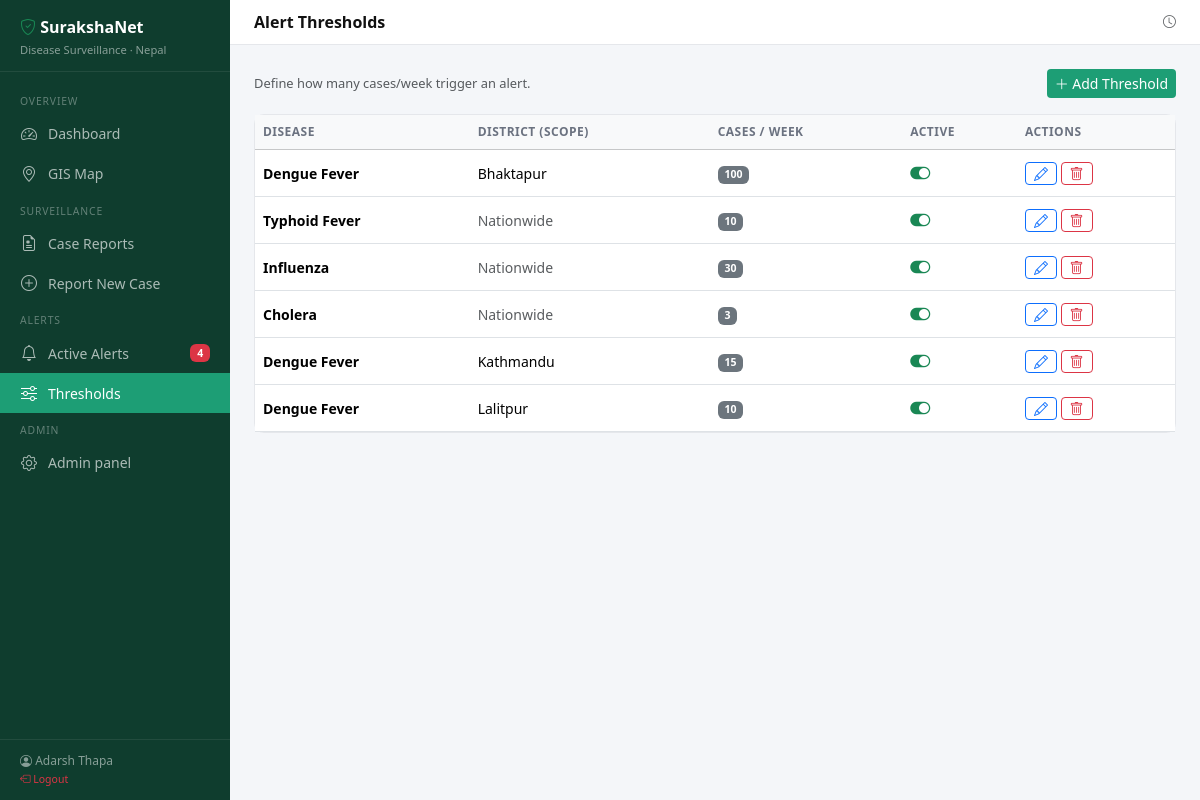
Page /thresholds/ (signed in) on the committed database.
### surveillance/models.py (models this page shows, shortened)
class AlertThreshold(models.Model):
    disease = models.ForeignKey(Disease, on_delete=models.CASCADE, related_name='thresholds')
    district = models.ForeignKey(District, on_delete=models.CASCADE, related_name='thresholds', null=True, blank=True,
                                  help_text='Leave blank for nationwide threshold')
    cases_per_week = models.PositiveIntegerField(default=10)
    is_active = models.BooleanField(default=True)
    class Meta:
        unique_together = ['disease', 'district']

class Disease(models.Model):
    SEVERITY_CHOICES = [
        ('low', 'Low'),
        ('medium', 'Medium'),
        ('high', 'High'),
        ('critical', 'Critical'),
    ]
    name = models.CharField(max_length=100)
    code = models.CharField(max_length=20, unique=True)
    description = models.TextField(blank=True)
    default_severity = models.CharField(max_length=10, choices=SEVERITY_CHOICES, default='low')
    is_notifiable = models.BooleanField(default=True)
    incubation_period_days = models.PositiveIntegerField(default=7)
    class Meta:
        ordering = ['name']

class District(models.Model):
    name = models.CharField(max_length=100)
    province = models.ForeignKey(Province, on_delete=models.CASCADE, related_name='districts')
    latitude = models.DecimalField(max_digits=9, decimal_places=6)
    longitude = models.DecimalField(max_digits=9, decimal_places=6)
    population = models.PositiveIntegerField(default=0)
    class Meta:
        ordering = ['name']

### surveillance/views.py (the view)
# urls.py: path('thresholds/', views.threshold_list, name='threshold_list'),
@login_required
def threshold_list(request):
    thresholds = AlertThreshold.objects.select_related('disease', 'district').all()
    return render(request, 'surveillance/threshold_list.html', {'thresholds': thresholds})

### surveillance/context_processors.py (called while the page is built)
def alert_count(request):
    if request.user.is_authenticated:
        count = Alert.objects.filter(status='active').count()
        return {'active_alert_count': count}
    return {'active_alert_count': 0}

### surveillance/templates/surveillance/threshold_list.html (shortened to what this page needs)
{% extends "surveillance/base.html" %}
{% block page_title %}Alert Thresholds{% endblock %}
{% block content %}
<div class="d-flex justify-content-between align-items-center mb-3">
  <span class="text-muted small">Define how many cases/week trigger an alert.</span>
  <a href="{% url 'threshold_create' %}" class="btn btn-brand btn-sm">
    <i class="bi bi-plus-lg"></i> Add Threshold
  </a>
</div>
<div class="card">
  <div class="table-responsive">
    <table class="table table-hover mb-0">
      <thead class="table-light">
        <tr>
          <th>Disease</th>
          <th>District (scope)</th>
          <th>Cases / Week</th>
          <th>Active</th>
          <th>Actions</th>
        </tr>
      </thead>
      <tbody>
        {% for t in thresholds %}
        <tr>
          <td class="fw-semibold">{{ t.disease.name }}</td>
          <td>{{ t.district.name|default:"<span class='text-muted'>Nationwide</span>" }}</td>
          <td><span class="badge bg-secondary">{{ t.cases_per_week }}</span></td>
          <td>
            {% if t.is_active %}
              <i class="bi bi-toggle-on text-success fs-5"></i>
            {% else %}
              <i class="bi bi-toggle-off text-muted fs-5"></i>
            {% endif %}
          </td>
          <td>
            <a href="{% url 'threshold_edit' t.pk %}" class="btn btn-sm btn-outline-primary py-0 px-2">
              <i class="bi bi-pencil"></i>
            </a>
            <a href="{% url 'threshold_delete' t.pk %}" class="btn btn-sm btn-outline-danger py-0 px-2">
              <i class="bi bi-trash"></i>
            </a>
          </td>
        </tr>
        {% endfor %}
      </tbody>
    </table>
  </div>
</div>
{% endblock %}

### surveillance/templates/surveillance/base.html (shortened to what this page needs)
<!DOCTYPE html>
<html lang="en">
<head>
  <link href="https://cdn.jsdelivr.net/npm/bootstrap@5.3.2/dist/css/bootstrap.min.css" rel="stylesheet">
  <link href="https://cdn.jsdelivr.net/npm/bootstrap-icons@1.11.3/font/bootstrap-icons.min.css" rel="stylesheet">
  <link rel="stylesheet" href="https://unpkg.com/leaflet@1.9.4/dist/leaflet.css">
</head>
<body>
{% if user.is_authenticated %}
<nav id="sidebar">
  <div class="sidebar-brand">
    <h5><i class="bi bi-shield-check text-success"></i> SurakshaNet</h5>
    <small>Disease Surveillance · Nepal</small>
  </div>
  <div class="sidebar-nav">
    <div class="nav-section-label">Overview</div>
    <a href="{% url 'dashboard' %}" class="nav-link {% if request.resolver_match.url_name == 'dashboard' %}active{% endif %}">
      <i class="bi bi-speedometer2"></i> Dashboard
    </a>
    <a href="{% url 'map' %}" class="nav-link {% if request.resolver_match.url_name == 'map' %}active{% endif %}">
      <i class="bi bi-geo-alt"></i> GIS Map
    </a>
    <div class="nav-section-label">Surveillance</div>
    <a href="{% url 'case_list' %}" class="nav-link {% if 'case' in request.resolver_match.url_name %}active{% endif %}">
      <i class="bi bi-file-earmark-medical"></i> Case Reports
    </a>
    <a href="{% url 'case_create' %}" class="nav-link">
      <i class="bi bi-plus-circle"></i> Report New Case
    </a>
    <div class="nav-section-label">Alerts</div>
    <a href="{% url 'alert_list' %}" class="nav-link {% if 'alert' in request.resolver_match.url_name %}active{% endif %}">
      <i class="bi bi-bell"></i> Active Alerts
      {% with count=active_alert_count %}
        {% if count %}<span class="badge bg-danger ms-auto">{{ count }}</span>{% endif %}
      {% endwith %}
    </a>
    <a href="{% url 'threshold_list' %}" class="nav-link {% if 'threshold' in request.resolver_match.url_name %}active{% endif %}">
      <i class="bi bi-sliders"></i> Thresholds
    </a>
    <div class="nav-section-label">Admin</div>
    <a href="/admin/" class="nav-link"><i class="bi bi-gear"></i> Admin panel</a>
  </div>
  <div class="sidebar-footer">
    <i class="bi bi-person-circle"></i> {{ user.get_full_name|default:user.username }}<br>
    <a href="{% url 'logout' %}" class="text-danger text-decoration-none small">
      <i class="bi bi-box-arrow-left"></i> Logout
    </a>
  </div>
</nav>
<div id="main">
  <div class="topbar">
    <span class="topbar-title">{% block page_title %}Dashboard{% endblock %}</span>
    <div class="d-flex align-items-center gap-3">
      <span class="text-muted small"><i class="bi bi-clock"></i> {{ now|date:"D, d M Y" }}</span>
    </div>
  </div>
  <div class="page-body">
    {% block content %}{% endblock %}
  </div>
</div>
{% else %}
  {% block auth_content %}{% endblock %}
{% endif %}
</body>
</html>

### surveillance/templates/surveillance/base.html (style rules this page uses)
:root { --sidebar-width: 230px; --brand-green: #1D9E75; --brand-dark: #0f3d2e; --brand-red: #E24B4A; --brand-amber: #EF9F27; }
body { background: #f4f6f9; font-size: 0.92rem; }
#sidebar { position: fixed; top: 0; left: 0; height: 100vh; width: var(--sidebar-width); background: var(--brand-dark); display: flex; flex-direction: column; z-index: 1000; overflow-y: auto; }
.sidebar-brand { padding: 18px 20px 12px; border-bottom: 1px solid rgba(255,255,255,0.08); }
.sidebar-brand h5 { color: #fff; font-weight: 600; margin: 0; font-size: 1rem; }
.sidebar-brand small { color: rgba(255,255,255,0.5); font-size: 0.7rem; }
.sidebar-nav { padding: 12px 0; flex: 1; }
.nav-section-label { font-size: 0.65rem; text-transform: uppercase; letter-spacing: .08em; color: rgba(255,255,255,0.35); padding: 10px 20px 4px; }
.sidebar-nav .nav-link { color: rgba(255,255,255,0.65); padding: 8px 20px; border-radius: 0; display: flex; align-items: center; gap: 10px; font-size: 0.875rem; transition: all 0.15s; }
.sidebar-nav .nav-link.active { color: #fff; background: var(--brand-green); }
.sidebar-nav .nav-link i { font-size: 1rem; width: 18px; text-align: center; }
.sidebar-footer { padding: 12px 20px; border-top: 1px solid rgba(255,255,255,0.08); color: rgba(255,255,255,0.5); font-size: 0.75rem; }
#main { margin-left: var(--sidebar-width); min-height: 100vh; }
.topbar { background: #fff; border-bottom: 1px solid #e5e7eb; padding: 10px 24px; display: flex; align-items: center; justify-content: space-between; position: sticky; top: 0; z-index: 100; }
.topbar-title { font-weight: 600; font-size: 1rem; color: #111; }
.page-body { padding: 24px; }
.card { border: 1px solid #e5e7eb; border-radius: 10px; }
.table th { font-size: 0.75rem; text-transform: uppercase; letter-spacing:.04em; color: #6b7280; font-weight: 600; }
.table td { vertical-align: middle; font-size: 0.875rem; }
.btn-brand { background: var(--brand-green); color: #fff; border: none; }

### rows in the picture
AlertThreshold: disease.name "Dengue Fever", district.name "Bhaktapur", cases_per_week "100", is_active True (drawn)
AlertThreshold: disease.name "Typhoid Fever", district.name "Nationwide", cases_per_week "10", is_active True (drawn)
AlertThreshold: disease.name "Influenza", district.name "Nationwide", cases_per_week "30", is_active True (drawn)
AlertThreshold: disease.name "Cholera", district.name "Nationwide", cases_per_week "3", is_active True (drawn)
AlertThreshold: disease.name "Dengue Fever", district.name "Kathmandu", cases_per_week "15", is_active True (drawn)
AlertThreshold: disease.name "Dengue Fever", district.name "Lalitpur", cases_per_week "10", is_active True (drawn)

### other values in the picture
{{ count }} "4"
{{ user.get_full_name|default:user.username }} "Adarsh Thapa"
